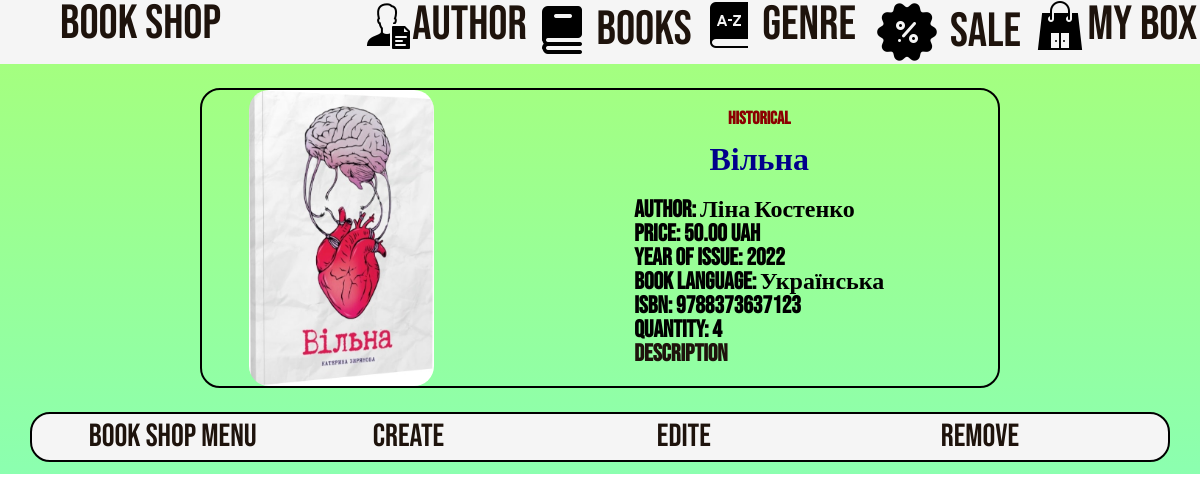
The page /shop/show/2 on the database its author committed.
### shop/models.py (models this page shows, shortened)
class Book_shop(models.Model):
    book = models.ForeignKey('Book', on_delete=models.RESTRICT, null=True)
    price = models.DecimalField(max_digits=10, decimal_places=2, default=0.01)
    currency = models.CharField(default=Currency.UAH, max_length=20)
    quantity = models.IntegerField()
    booked = models.IntegerField()
    sale = models.BooleanField(default=False)
    url = models.URLField(max_length=200, default='empty')

class Book(models.Model):
    genre_ls = [
        ('historical', 'historical'),
        ('novel', 'novel'),
        ('fantasy', 'fantasy'),
        ('comics', 'comics'),
        ('tales', 'tales'),
        ('poems', 'poems'),
        ('prose', 'prose')
    ]
    book_name = models.CharField(max_length=20)
    isbn = models.CharField('ISBN', max_length=13,
                            unique=True,
                            help_text='Unique 13 character')
    year_of_issue = models.DateTimeField()
    book_language = models.CharField(choices=Language.choices, default=Language.ukrainian, max_length=20)
    genre = models.CharField(choices=Book_genre(), max_length=20, default='prose')
    author = models.ForeignKey('Author', on_delete=models.RESTRICT, null=True)
    pic = models.ImageField(upload_to='static/img', blank=True)

class Author(models.Model):
    first_name = models.CharField(max_length=100)
    last_name = models.CharField(max_length=100)
    date_of_birth = models.DateField(null=True, blank=True)
    pic = models.ImageField(upload_to='static/img', blank=True)

### shop/views.py (the view)
# urls.py: path('show/<int:id>', views.book_shop_detail),
def book_shop_detail(request, id=None):
    instance = get_object_or_404(Book_shop, id=id)
    context = {
        'title': 'Book detail',
        'title2': 'Book Shop',
        'object': instance,
    }
    return render(request, 'shop_detail.html', context)

### templates/shop_detail.html
{% extends 'base.html' %}
{% block content %}
    <div class="M_box_show">
        <div class="M_box_pic_show"><img class="Img" src="{{ object.book.pic.url }}"></div>
        <div class="M_box_text_show">
            <div class="MB_text_header"><a style="color: darkred" class="link_undecor"
                                           href="http://127.0.0.1:8000/shop/{{ object.book.genre }}"> {{ object.book.genre }}</a>
            </div>
            <h1 class="Title">{{ object.book.book_name }} </h1>
            <h2 class="Small_title">Author: {{ object.book.author.first_name }} {{ object.book.author.last_name }}
                <br>
                Price: {{ object.price }} {{ object.currency }}
                <br>
                Year of issue: {{ object.book.year_of_issue.year }}
                <br>
                Book language: {{ object.book.book_language.capitalize }}
                <br>
                ISBN: {{ object.book.isbn }}
                <br>
                Quantity: {{ object.quantity }}
                <br>
                <a class="link_undecor" href="{{ object.url }}">Description </a>
            </h2>
        </div>
    </div>
    </div>
{% endblock content %}
{% block bottom %}
    <div class="H_Bigbox">{{ title2 }} MENU</div>
    <div class="H_Bigbox"><a href="http://127.0.0.1:8000/shop/add/" class="link_undecor">CREATE</a></div>
    <div class="H_Bigbox"><a href="http://127.0.0.1:8000/shop/edite/{{ object.book_id }}"
                             class="link_undecor">EDITE </a></div>
    <div class="H_Bigbox"><a href="http://127.0.0.1:8000/shop/delete/{{ object.book_id }}" class="link_undecor">REMOVE </a></div>
{% endblock bottom %}

### static/css/base.css (style rules this page uses)
.M_box_show { margin: 1%; height: 300px; width: 800px; border-radius: 20px; border: 2px solid black; position: sticky; display: flex; justify-content: space-between; align-content: space-around; color: darkblue; font-family: "Bebas Neue"; }
.M_box_pic_show { height: 100%; width: 35%; border-radius: 20px; display: flex; justify-content: center; align-content: space-evenly; background-size: cover ; }
.Img { border-radius: 20px; background-size: cover ; }
.M_box_text_show { height: 100%; width: 60%; position: sticky; display: flex; justify-content: space-evenly; align-items: center; flex-direction: column; }
.MB_text_header { height: 5%; width: 100%; position: sticky; display: flex; justify-content: space-evenly; align-items: center; flex-direction: column; font-family: "Bebas Neue"; font-size: large; font-weight: bold; color: darkred; }
.H_Bigbox { position: sticky; width: 30%; height: 100%; align-items: center; padding-left: 5%; display: flex; }
.link_undecor { text-decoration: none; color: #1e130c; }
.Title { font-family: "Bebas Neue"; font-size: xx-large; font-weight: bolder; }
.Small_title { font-family: "Bebas Neue"; font-size: x-large; font-weight: bold; color: black; }

### rows shown on the page
Book_shop: book.pic (picture), book.genre "historical", book.book_name "Вільна", book.author.first_name "Ліна", book.author.last_name "Костенко", price "50.00", currency "UAH", book.year_of_issue.year "2022", book.book_language "Українська", book.isbn "9788373637123", quantity "4"

### other values the page prints
{{ title2 }} "Book Shop"
